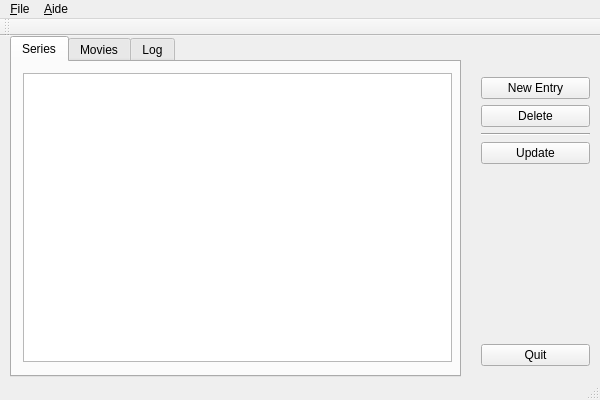
<?xml version="1.0" encoding="UTF-8"?>
<ui version="4.0">
 <class>MainWindow</class>
 <widget class="QMainWindow" name="MainWindow">
  <property name="geometry">
   <rect>
    <x>0</x>
    <y>0</y>
    <width>600</width>
    <height>400</height>
   </rect>
  </property>
  <property name="minimumSize">
   <size>
    <width>600</width>
    <height>400</height>
   </size>
  </property>
  <property name="maximumSize">
   <size>
    <width>600</width>
    <height>400</height>
   </size>
  </property>
  <property name="windowTitle">
   <string>MainWindow</string>
  </property>
  <widget class="QWidget" name="centralWidget">
   <widget class="QTabWidget" name="TabWidget">
    <property name="geometry">
     <rect>
      <x>10</x>
      <y>0</y>
      <width>451</width>
      <height>341</height>
     </rect>
    </property>
    <property name="currentIndex">
     <number>0</number>
    </property>
    <widget class="QWidget" name="SeriesTab">
     <attribute name="title">
      <string>Series</string>
     </attribute>
     <widget class="QWidget" name="verticalLayoutWidget_2">
      <property name="geometry">
       <rect>
        <x>0</x>
        <y>0</y>
        <width>451</width>
        <height>311</height>
       </rect>
      </property>
      <layout class="QVBoxLayout" name="verticalLayout_2">
       <item>
        <widget class="QTreeView" name="SeriesView">
         <property name="maximumSize">
          <size>
           <width>16777215</width>
           <height>16777215</height>
          </size>
         </property>
         <property name="styleSheet">
          <string notr="true"/>
         </property>
         <property name="editTriggers">
          <set>QAbstractItemView::NoEditTriggers</set>
         </property>
        </widget>
       </item>
      </layout>
     </widget>
    </widget>
    <widget class="QWidget" name="MoviesTab">
     <attribute name="title">
      <string>Movies</string>
     </attribute>
     <widget class="QTreeView" name="MoviesView">
      <property name="geometry">
       <rect>
        <x>0</x>
        <y>0</y>
        <width>451</width>
        <height>311</height>
       </rect>
      </property>
     </widget>
    </widget>
    <widget class="QWidget" name="LogTab">
     <attribute name="title">
      <string>Log</string>
     </attribute>
     <widget class="QTreeView" name="LogView">
      <property name="geometry">
       <rect>
        <x>0</x>
        <y>0</y>
        <width>451</width>
        <height>311</height>
       </rect>
      </property>
     </widget>
    </widget>
   </widget>
   <widget class="QWidget" name="verticalLayoutWidget">
    <property name="geometry">
     <rect>
      <x>470</x>
      <y>30</y>
      <width>131</width>
      <height>311</height>
     </rect>
    </property>
    <layout class="QVBoxLayout" name="verticalLayout">
     <item>
      <widget class="QPushButton" name="Add">
       <property name="text">
        <string>New Entry</string>
       </property>
      </widget>
     </item>
     <item>
      <widget class="QPushButton" name="Delete">
       <property name="text">
        <string>Delete</string>
       </property>
      </widget>
     </item>
     <item>
      <widget class="Line" name="line">
       <property name="orientation">
        <enum>Qt::Horizontal</enum>
       </property>
      </widget>
     </item>
     <item>
      <widget class="QPushButton" name="Update">
       <property name="text">
        <string>Update</string>
       </property>
      </widget>
     </item>
     <item>
      <spacer name="verticalSpacer">
       <property name="orientation">
        <enum>Qt::Vertical</enum>
       </property>
       <property name="sizeHint" stdset="0">
        <size>
         <width>20</width>
         <height>40</height>
        </size>
       </property>
      </spacer>
     </item>
     <item>
      <widget class="QPushButton" name="Quit">
       <property name="text">
        <string>Quit</string>
       </property>
      </widget>
     </item>
    </layout>
   </widget>
  </widget>
  <widget class="QMenuBar" name="menuBar">
   <property name="geometry">
    <rect>
     <x>0</x>
     <y>0</y>
     <width>600</width>
     <height>23</height>
    </rect>
   </property>
   <widget class="QMenu" name="menu_File">
    <property name="title">
     <string>&amp;File</string>
    </property>
    <addaction name="action_Quit"/>
   </widget>
   <widget class="QMenu" name="menu_Aide">
    <property name="title">
     <string>&amp;Aide</string>
    </property>
   </widget>
   <addaction name="menu_File"/>
   <addaction name="menu_Aide"/>
  </widget>
  <widget class="QToolBar" name="mainToolBar">
   <attribute name="toolBarArea">
    <enum>TopToolBarArea</enum>
   </attribute>
   <attribute name="toolBarBreak">
    <bool>false</bool>
   </attribute>
  </widget>
  <widget class="QStatusBar" name="statusBar"/>
  <action name="action_Quit">
   <property name="text">
    <string>&amp;Quit</string>
   </property>
  </action>
 </widget>
 <layoutdefault spacing="6" margin="11"/>
 <resources/>
 <connections/>
</ui>
